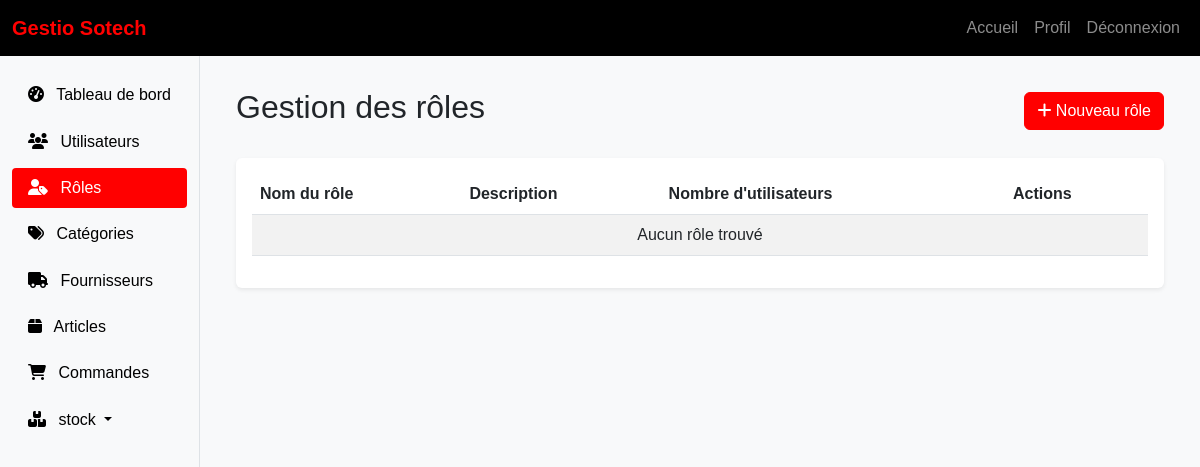
Page /roles/ (signed in) on the earlier database version.
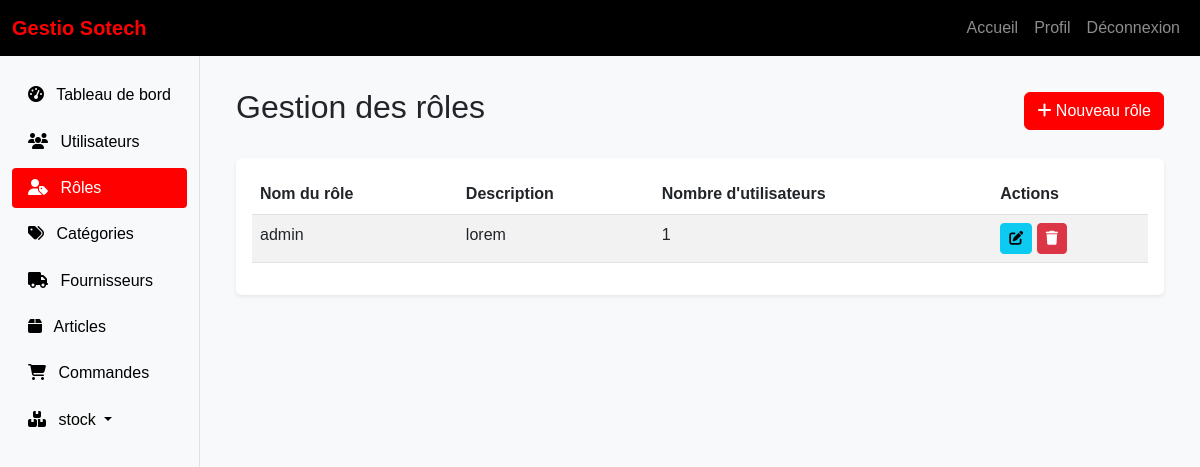
Same page on the later database version.
### core/models.py (models this page shows, shortened)
class Role(models.Model):
    nom = models.CharField(max_length=100)
    description = models.TextField(blank=True)
    permissions = models.JSONField(default=dict)

### core/views.py (the view)
# urls.py: path('roles/', views.liste_roles, name='liste_roles'),
@login_required
def liste_roles(request):
    roles = Role.objects.all()
    return render(request, 'core/roles.html', {'roles': roles})

### templates/core/roles.html (shortened to what this page needs)
{% extends 'base.html' %}
{% block content %}
<div class="container-fluid">
    <div class="d-flex justify-content-between align-items-center mb-4">
        <h1 class="h2">Gestion des rôles</h1>
        <a href="{% url 'creer_role' %}" class="btn btn-primary">
            <i class="fas fa-plus"></i> Nouveau rôle
        </a>
    </div>
    <div class="card">
        <div class="card-body">
            <div class="table-responsive">
                <table class="table table-striped">
                    <thead>
                        <tr>
                            <th>Nom du rôle</th>
                            <th>Description</th>
                            <th>Nombre d'utilisateurs</th>
                            <th>Actions</th>
                        </tr>
                    </thead>
                    <tbody>
                        {% for role in roles %}
                        <tr>
                            <td>{{ role.nom }}</td>
                            <td>{{ role.description|truncatechars:100 }}</td>
                            <td>{{ role.utilisateur_set.count }}</td>
                            <td>
                                <a href="#" class="btn btn-sm btn-info">
                                    <i class="fas fa-edit"></i>
                                </a>
                                <a href="#" class="btn btn-sm btn-danger">
                                    <i class="fas fa-trash"></i>
                                </a>
                            </td>
                        </tr>
                        {% empty %}
                        <tr>
                            <td colspan="4" class="text-center">Aucun rôle trouvé</td>
                        </tr>
                        {% endfor %}
                    </tbody>
                </table>
            </div>
        </div>
    </div>
</div>
{% endblock %}

Differences in the rows shown:
added Role: nom "admin", description "lorem", utilisateur_set.count "1"
Other differences:
text no longer shown: "Aucun rôle trouvé"
